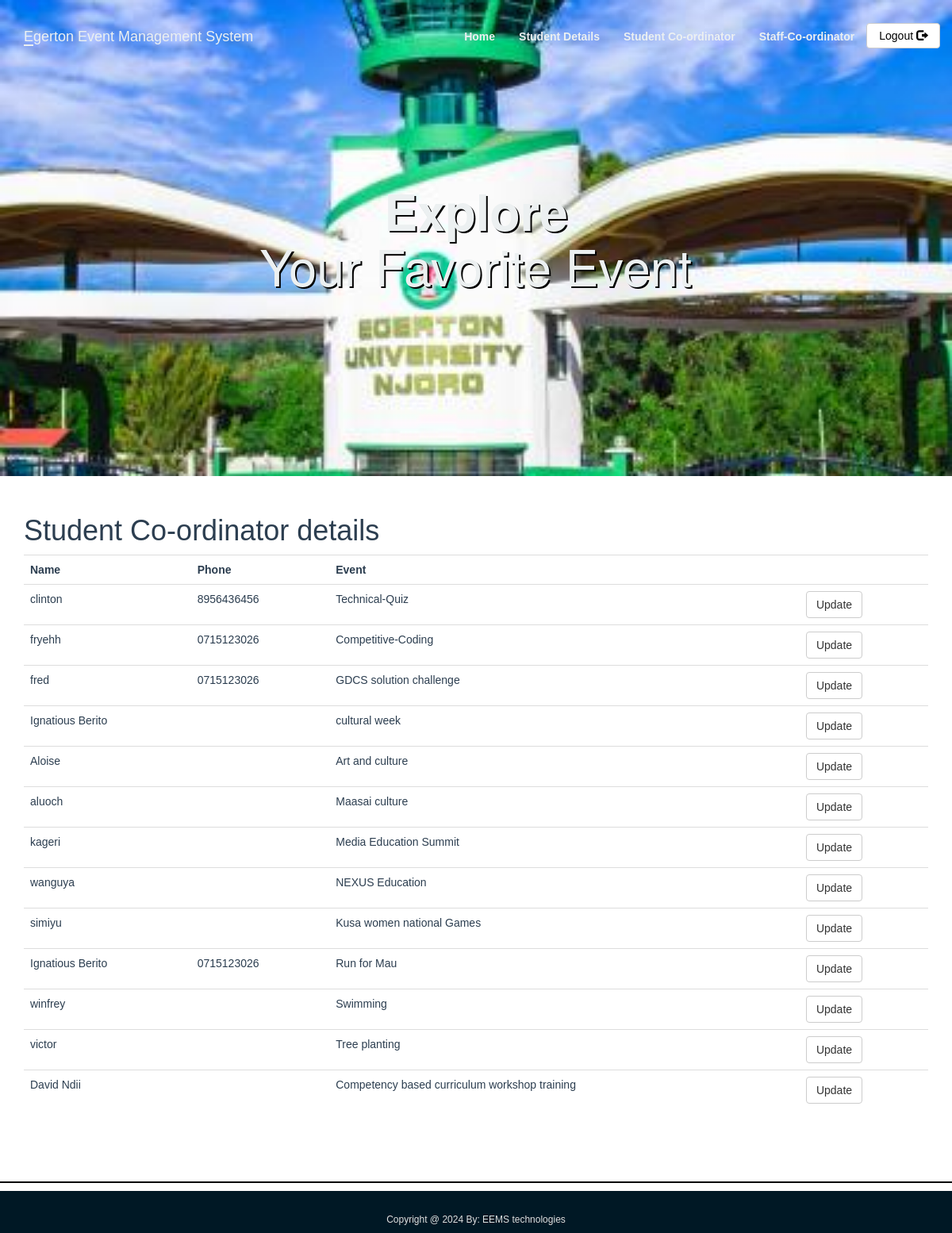
Page /Stu_cordinator.php on the earlier database version.
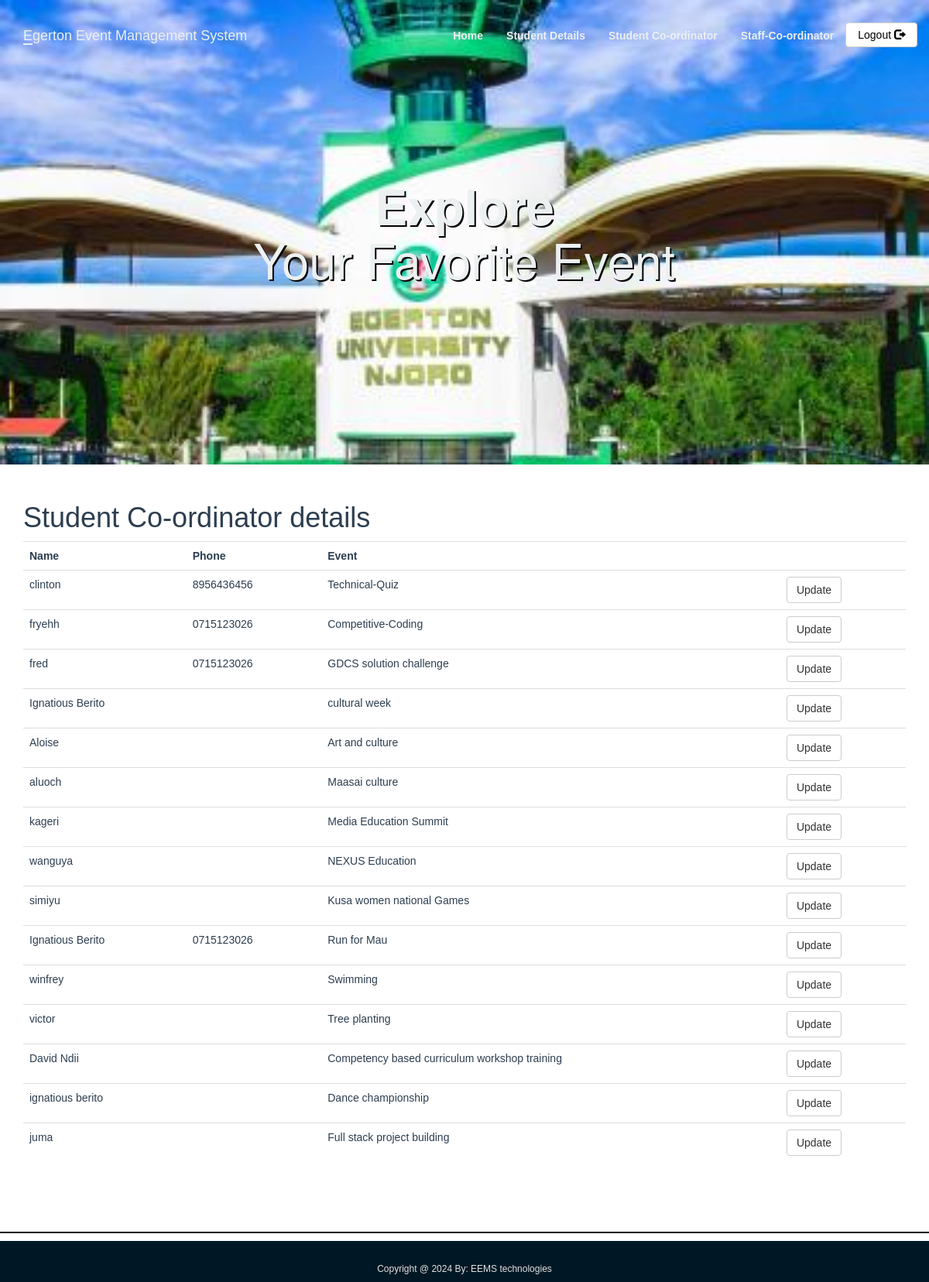
Same page on the later database version.
### tables this page shows
CREATE TABLE `student_coordinator` (
  `sid` int(11) NOT NULL,
  `st_name` varchar(100) NOT NULL,
  `phone` varchar(10) DEFAULT NULL,
  `event_id` int(11) DEFAULT NULL
);

CREATE TABLE `events` (
  `event_id` int(11) NOT NULL,
  `event_title` varchar(50) NOT NULL,
  `participents` int(100) DEFAULT 0,
  `img_link` text DEFAULT NULL,
  `type_id` int(11) DEFAULT NULL
);

### Stu_cordinator.php (the view, shortened to what this page needs)
<?php
include_once 'classes/db1.php';
$result = mysqli_query($conn,"SELECT * FROM student_coordinator s ,events e where e.event_id= s.event_id");
?>
<!DOCTYPE html>
<html>
<head>
        <?php require 'utils/styles.php'; ?>
    </head>
<body><?php include 'utils/adminHeader.php'?>
<div class = "content">
<div class = "container">
<h1>Student Co-ordinator details</h1>
<?php
if (mysqli_num_rows($result) > 0) {
?>
 <table class="table table-hover" >
  <tr>
    <th>Name</th>
    <th>Phone</th>
    <th>Event</th>
    <th></th>
  </tr>
<?php
while($row = mysqli_fetch_array($result)) {
?>
<tr>
    <td><?php echo $row["st_name"]; ?></td>
    <td><?php echo $row["phone"]; ?></td>
    <td><?php echo $row["event_title"]; ?></td>
    <td> <?php echo '<a  href="updateStudent.php?id='.$row['event_id'].'" class = "btn btn-default"> Update</a>'?></td>
</tr>
<?php
}
?>
</table>
 <?php
}
else{
    echo "No result found";
}
?>
</div>
</div>
 </body>
 <?php include 'utils/footer.php';?>
</html>

Differences in the rows shown:
added student_coordinator: st_name "ignatious berito", event.event_title "Dance championship"
added student_coordinator: st_name "juma", event.event_title "Full stack project building"
